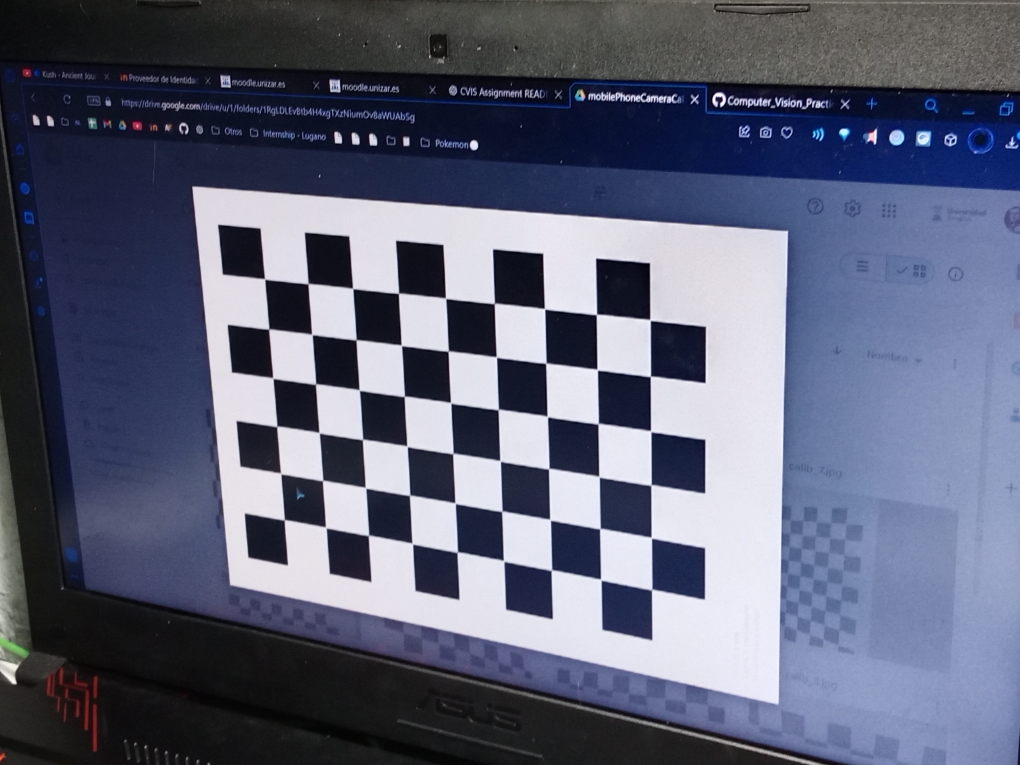
#> input picture data/calibration/images_z2/1.jpg, 4080 x 3060 px (shown at 1/4 size); its folder holds 4 pictures in this run
$ python calibration.py
#> lines starting #> are read from the running program, lines starting #| are printed output that depends on the picture
# Camera calibration script


import numpy as np
import cv2 as cv
import glob
import matplotlib.pyplot as plt
import os


# Press the green button in the gutter to run the script.
if __name__ == '__main__':
    # parameters of the camera calibration pattern
    pattern_num_rows = 9
    pattern_num_cols = 6
    pattern_size= (pattern_num_rows, pattern_num_cols)

    #mobile phone cameras can have a very high resolution.
    # It can be reduced to reduce the computing overhead
    image_downsize_factor = 4

    # termination criteria
    criteria = (cv.TERM_CRITERIA_EPS + cv.TERM_CRITERIA_MAX_ITER, 30, 0.001)

    # prepare object points, like (0,0,0), (1,0,0), (2,0,0) ....,(6,5,0)
    objp = np.zeros((pattern_num_rows*pattern_num_cols,3), np.float32)
    objp[:,:2] = np.mgrid[0:pattern_num_rows,0:pattern_num_cols].T.reshape(-1,2)

    # Arrays to store object points and image points from all the images.
    objpoints = [] # 3d point in real world space
    imgpoints = [] # 2d points in image plane.
    valid_extensions = ('.jpg', '.jpeg', '.png', '.bmp', '.tiff')
    image_files = [name for name in os.listdir("../data/calibration/images_z2") if name.lower().endswith(valid_extensions)]
    num_images = len(image_files)
    images = [cv.cvtColor(cv.imread(os.path.join("../data/calibration/images_z2", img)), cv.COLOR_BGR2RGB) for img in image_files]
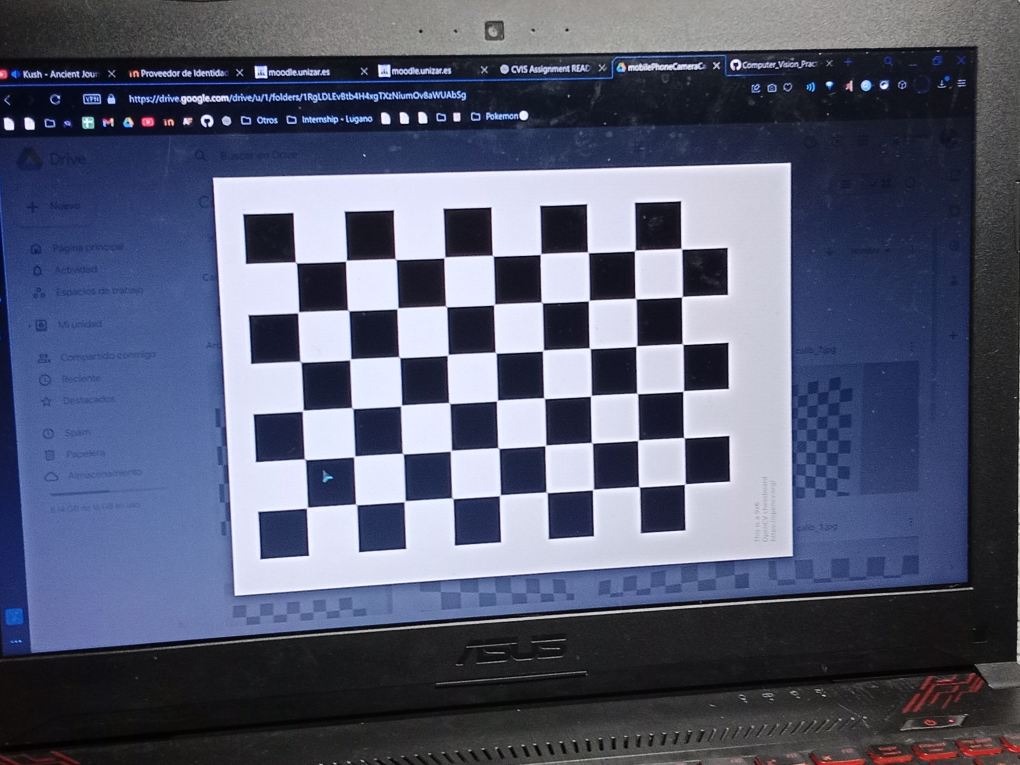
#> input picture data/calibration/images_z2/10.jpg, 4080 x 3060 px (shown at 1/4 size)
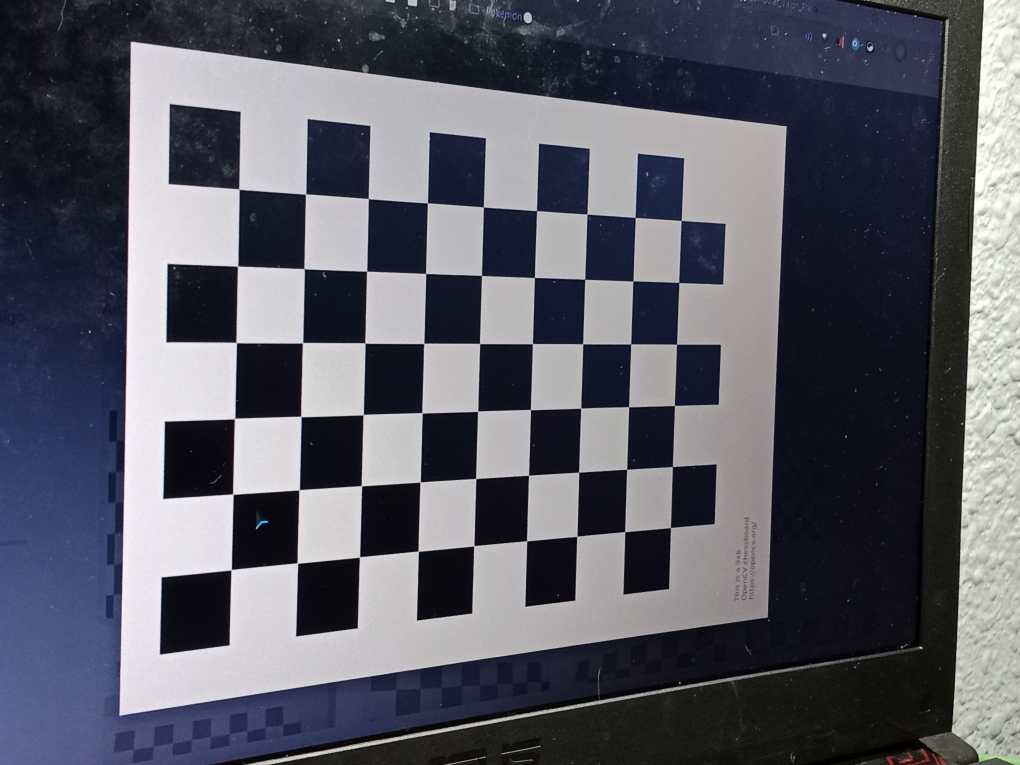
#> input picture data/calibration/images_z2/11.jpg, 4080 x 3060 px (shown at 1/4 size)
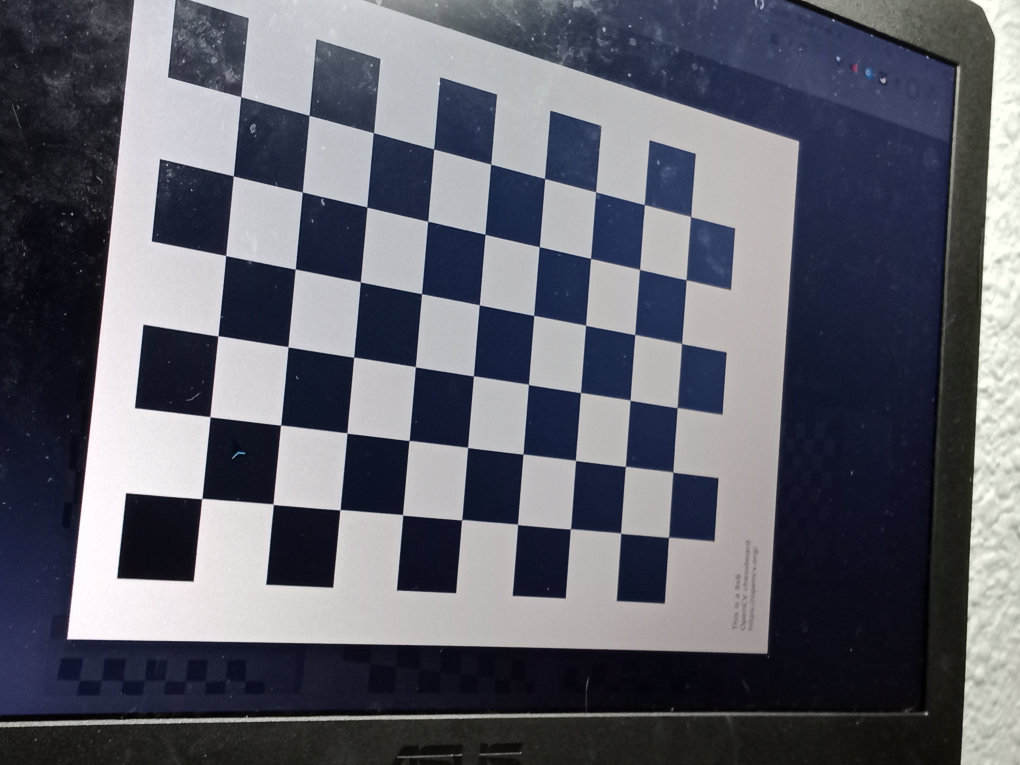
#> input picture data/calibration/images_z2/2.jpg, 4080 x 3060 px (shown at 1/4 size)
    images = glob.glob('calib_*.jpg')
    #cv.namedWindow('img', cv.WINDOW_NORMAL)  # Create window with freedom of dimensions
    #cv.resizeWindow('img', 800, 600)

    shape = None
    for fname in images:
        img = cv.imread(fname)
        img_rows = img.shape[1]
        img_cols = img.shape[0]
        new_img_size = (int(img_rows / image_downsize_factor), int(img_cols / image_downsize_factor))
        img = cv.resize(img, new_img_size, interpolation = cv.INTER_CUBIC)
        gray = cv.cvtColor(img, cv.COLOR_BGR2GRAY)
        shape = gray.shape[:-1]

        print('Processing caliration image:', fname)
        # Find the chess board corners
        ret, corners = cv.findChessboardCorners(gray, pattern_size, None)
        # If found, add object points, image points (after refining them)
        if ret == True:
            objpoints.append(objp)
            corners2 = cv.cornerSubPix(gray,corners, (11,11), (-1,-1), criteria)
            imgpoints.append(corners)
            # Draw and display the corners
            cv.drawChessboardCorners(img, pattern_size, corners2, ret)
            cv.imshow('img', img)
            cv.waitKey(500)
    # See PyCharm help at https://www.jetbrains.com/help/pycharm/

    #initial_distortion = np.zeros((1, 5))
    #initial_K = np.eye(3)
#> (the run stopped early here; a loop or call above may not have finished)
